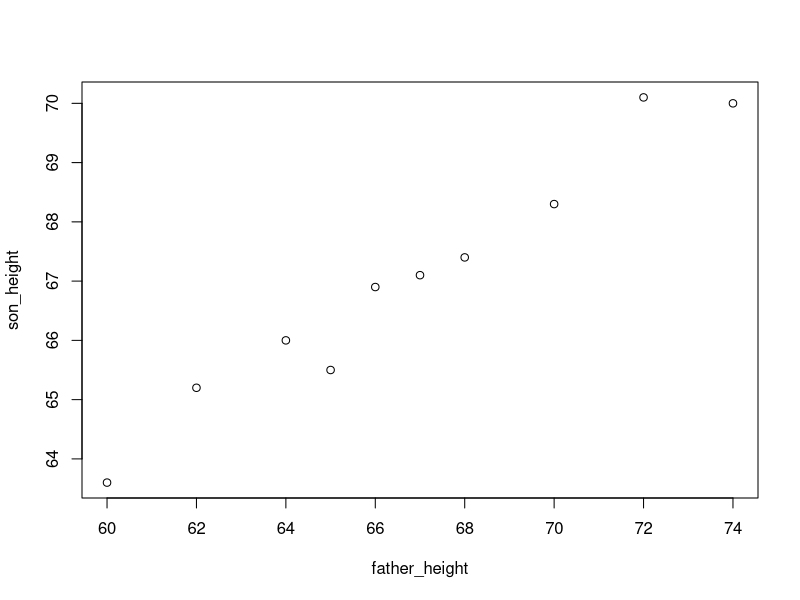
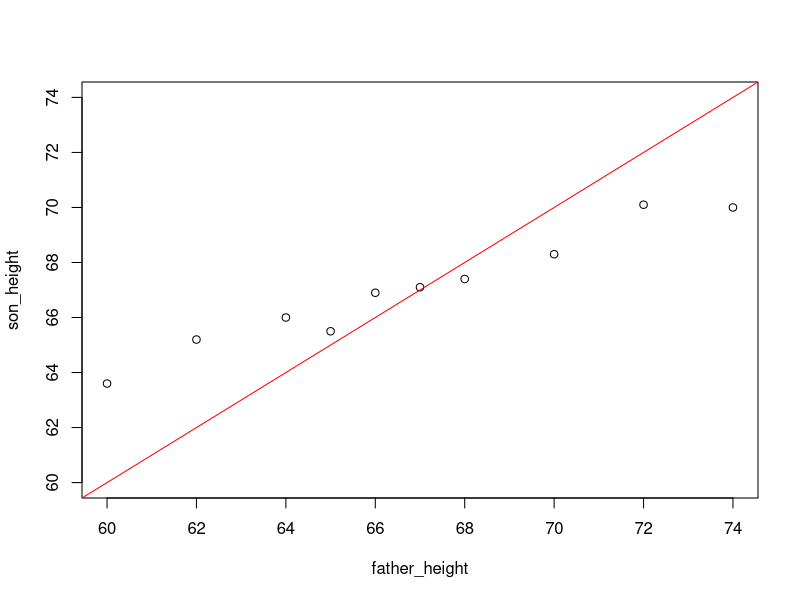
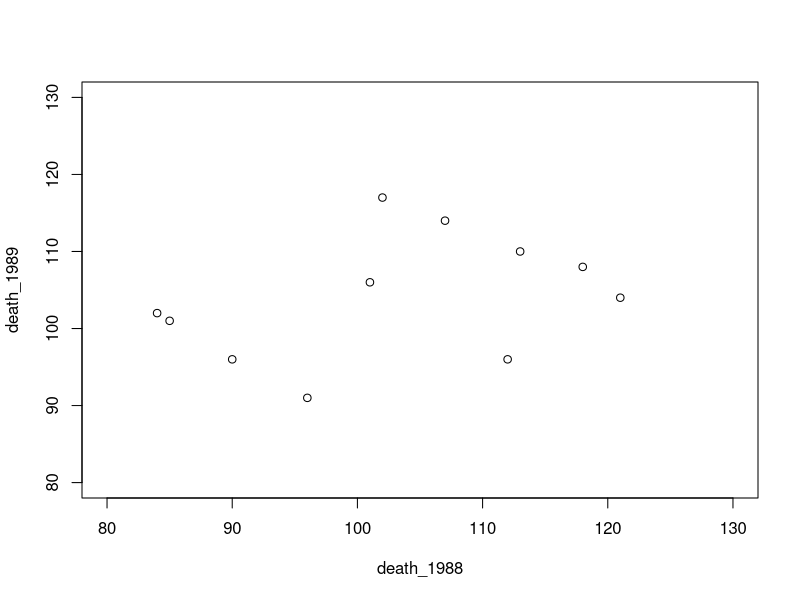
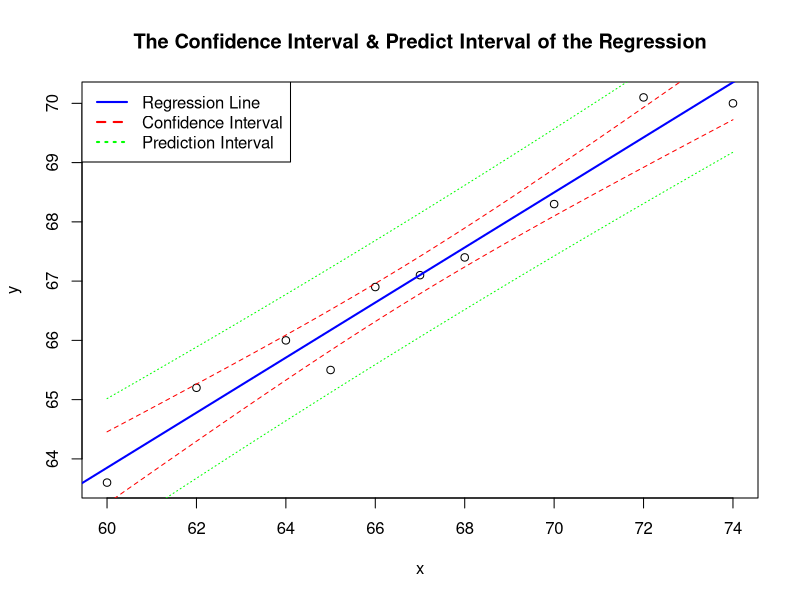

Reproduce these figures in R, in order.
## ---- chunk 1
#| code-fold: false

x <- c(45, 50, 55, 60, 65, 70, 75)
y <- c(24.2, 25, 23.3, 22, 21.5, 20.6, 19.8)
miles <- lm(y ~ x)
miles

summary(miles)
## ---- chunk 2
#| code-fold: false

x <- c(45, 50, 55, 60, 65, 70, 75)
y <- c(24.2, 25, 23.3, 22, 21.5, 20.6, 19.8)
miles <- lm(y ~ x)
confint(miles)
## ---- chunk 3
#| label: fig-9_3
#| fig-cap: "父子之间的身高对比图"
#| warning: false
#| 

father_height <- c(60, 62, 64, 65, 66, 67, 68, 70, 72, 74)
son_height <- c(63.6, 65.2, 66, 65.5, 66.9, 67.1, 67.4, 68.3, 70.1, 70)
plot(father_height, son_height)
## ---- chunk 4
#| code-fold: false

x <- c(60, 62, 64, 65, 66, 67, 68, 70, 72, 74)
y <- c(63.6, 65.2, 66, 65.5, 66.9, 67.1, 67.4, 68.3, 70.1, 70)
height = lm(y ~ x)

summary(height)
## ---- chunk 5
#| code-fold: false

pt(-16.2276, 8)
## ---- chunk 6
#| label: fig-9_4
#| fig-cap: "对于比较小的 x，y > x；对于比较大的 x，y < x"
#| warning: false
#| 

father_height <- c(60, 62, 64, 65, 66, 67, 68, 70, 72, 74)
son_height <- c(63.6, 65.2, 66, 65.5, 66.9, 67.1, 67.4, 68.3, 70.1, 70)
plot(father_height, son_height, xlim=c(60, 74), ylim=c(60, 74))
abline(a=0, b=1, col="red")
## ---- chunk 7
#| label: fig-9_5
#| fig-cap: "1988 年和 1989 年的死亡人数对比图"
#| warning: false

death_1988 <- c(121, 96, 85, 113, 102, 118, 90, 84, 107, 112, 95, 101)
death_1989 <- c(104, 91, 101, 110, 117, 108, 96, 102, 114, 96, 488, 106)
plot(death_1988, death_1989, xlim = c(80, 130), ylim = c(80, 130))
## ---- chunk 8
#| code-fold: false

x <- c(60, 62, 64, 65, 66, 67, 68, 70, 72, 74)
y <- c(63.6, 65.2, 66, 65.5, 66.9, 67.1, 67.4, 68.3, 70.1, 70)
Sxy <- sum(x * y) - 10 * mean(x) * mean(y)
Sxx <- sum(x * x) - 10 * mean(x)^2
Syy <- sum(y * y) - 10 * mean(y)^2
Syy

SSR <- (Sxx * Syy - Sxy^2) / Sxx 
SSR

B <- Sxy / Sxx
A <- mean(y) - B * mean(x)
a <- sqrt((1 / 10 + (68 - mean(x))^2 / Sxx) * SSR / 8)
l <- (A + B * 68) - a * qt (0.975, 8)
u <- (A + B * 68) + a * qt (0.975, 8)
c(l,u)
## ---- chunk 9
#| code-fold: false

x <- c(60, 62, 64, 65, 66, 67, 68, 70, 72, 74)
y <- c(63.6, 65.2, 66, 65.5, 66.9, 67.1, 67.4, 68.3, 70.1, 70)
df <- data.frame(x = x, y = y)
fit <- lm(y ~ x, df)

new_x <- seq(min(x), max(x), length.out = 100)
conf_interval <- predict(fit, newdata = data.frame(x = new_x), interval = "confidence")
pred_interval <- predict(fit, newdata = data.frame(x = new_x), interval = "prediction")

plot(x, y, main = "The Confidence Interval & Predict Interval of the Regression")
abline(fit, col = "blue", lwd = 2)
lines(new_x, conf_interval[, "lwr"], col = "red", lwd = 1, lty = 2)
lines(new_x, conf_interval[, "upr"], col = "red", lwd = 1, lty = 2)
lines(new_x, pred_interval[, "lwr"], col = "green", lwd = 1, lty = 3)
lines(new_x, pred_interval[, "upr"], col = "green", lwd = 1, lty = 3)
legend("topleft", legend = c("Regression Line", "Confidence Interval", "Prediction Interval"),
  col = c("blue", "red", "green"), lty = c(1, 2, 3), lwd = 2)
